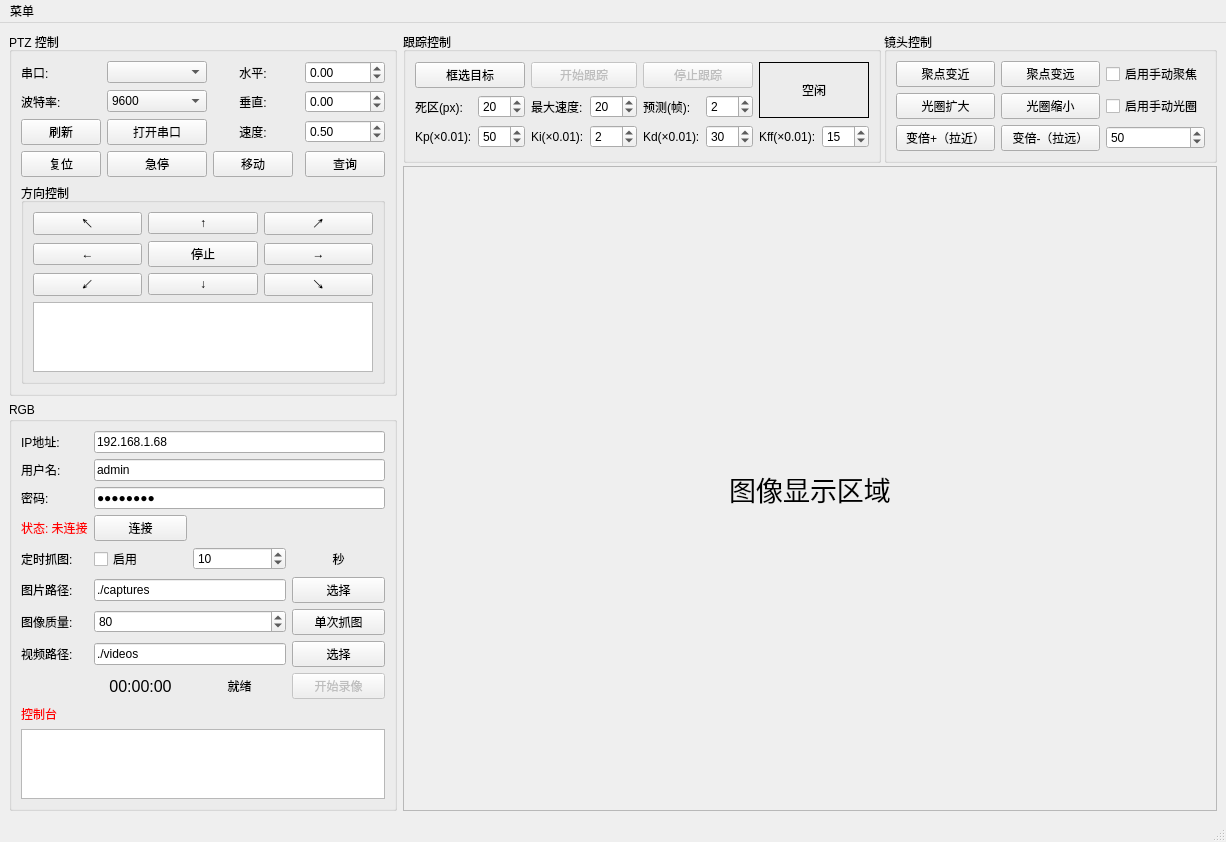
<?xml version="1.0" encoding="UTF-8"?>
<ui version="4.0">
 <class>MainWindow</class>
 <widget class="QMainWindow" name="MainWindow">
  <property name="geometry">
   <rect>
    <x>0</x>
    <y>0</y>
    <width>1226</width>
    <height>827</height>
   </rect>
  </property>
  <property name="windowTitle">
   <string>RGB PTZ 集成控制</string>
  </property>
  <widget class="QWidget" name="centralwidget">
   <layout class="QGridLayout" name="gridLayout_4">
    <item row="1" column="0">
     <widget class="QGroupBox" name="groupBox">
      <property name="sizePolicy">
       <sizepolicy hsizetype="Minimum" vsizetype="Preferred">
        <horstretch>0</horstretch>
        <verstretch>0</verstretch>
       </sizepolicy>
      </property>
      <property name="title">
       <string>RGB</string>
      </property>
      <layout class="QGridLayout" name="gridLayout_2">
       <item row="3" column="0">
        <widget class="QLabel" name="rgbLabelStatus">
         <property name="sizePolicy">
          <sizepolicy hsizetype="Fixed" vsizetype="Preferred">
           <horstretch>0</horstretch>
           <verstretch>0</verstretch>
          </sizepolicy>
         </property>
         <property name="styleSheet">
          <string notr="true">color: red;</string>
         </property>
         <property name="text">
          <string>状态: 未连接</string>
         </property>
        </widget>
       </item>
       <item row="2" column="1" colspan="3">
        <widget class="QLineEdit" name="lineEditPassword">
         <property name="sizePolicy">
          <sizepolicy hsizetype="Preferred" vsizetype="Fixed">
           <horstretch>0</horstretch>
           <verstretch>0</verstretch>
          </sizepolicy>
         </property>
         <property name="text">
          <string>nanhu315</string>
         </property>
         <property name="echoMode">
          <enum>QLineEdit::EchoMode::Password</enum>
         </property>
        </widget>
       </item>
       <item row="18" column="0" colspan="4">
        <widget class="QListWidget" name="rgbListWidgetHistory">
         <property name="sizePolicy">
          <sizepolicy hsizetype="Preferred" vsizetype="Preferred">
           <horstretch>0</horstretch>
           <verstretch>0</verstretch>
          </sizepolicy>
         </property>
         <property name="minimumSize">
          <size>
           <width>0</width>
           <height>0</height>
          </size>
         </property>
        </widget>
       </item>
       <item row="4" column="1">
        <widget class="QCheckBox" name="rgbCheckBoxTimedCapture">
         <property name="sizePolicy">
          <sizepolicy hsizetype="Minimum" vsizetype="Fixed">
           <horstretch>0</horstretch>
           <verstretch>0</verstretch>
          </sizepolicy>
         </property>
         <property name="text">
          <string>启用</string>
         </property>
        </widget>
       </item>
       <item row="6" column="0">
        <widget class="QLabel" name="label_9">
         <property name="text">
          <string>图片路径:</string>
         </property>
        </widget>
       </item>
       <item row="6" column="1" colspan="2">
        <widget class="QLineEdit" name="lineEditSavePath">
         <property name="sizePolicy">
          <sizepolicy hsizetype="Preferred" vsizetype="Fixed">
           <horstretch>0</horstretch>
           <verstretch>0</verstretch>
          </sizepolicy>
         </property>
         <property name="text">
          <string>./captures</string>
         </property>
        </widget>
       </item>
       <item row="4" column="2">
        <widget class="QSpinBox" name="spinBoxInterval">
         <property name="sizePolicy">
          <sizepolicy hsizetype="Minimum" vsizetype="Fixed">
           <horstretch>0</horstretch>
           <verstretch>0</verstretch>
          </sizepolicy>
         </property>
         <property name="minimum">
          <number>1</number>
         </property>
         <property name="maximum">
          <number>3600</number>
         </property>
         <property name="value">
          <number>10</number>
         </property>
        </widget>
       </item>
       <item row="2" column="0">
        <widget class="QLabel" name="label_8">
         <property name="sizePolicy">
          <sizepolicy hsizetype="Minimum" vsizetype="Preferred">
           <horstretch>0</horstretch>
           <verstretch>0</verstretch>
          </sizepolicy>
         </property>
         <property name="text">
          <string>密码:</string>
         </property>
        </widget>
       </item>
       <item row="4" column="3">
        <widget class="QLabel" name="label_11">
         <property name="sizePolicy">
          <sizepolicy hsizetype="Minimum" vsizetype="Preferred">
           <horstretch>0</horstretch>
           <verstretch>0</verstretch>
          </sizepolicy>
         </property>
         <property name="text">
          <string>秒</string>
         </property>
         <property name="alignment">
          <set>Qt::AlignmentFlag::AlignCenter</set>
         </property>
        </widget>
       </item>
       <item row="4" column="0">
        <widget class="QLabel" name="label_10">
         <property name="text">
          <string>定时抓图:</string>
         </property>
        </widget>
       </item>
       <item row="7" column="3">
        <widget class="QPushButton" name="rgbBtnCaptureOnce">
         <property name="text">
          <string>单次抓图</string>
         </property>
        </widget>
       </item>
       <item row="9" column="1">
        <widget class="QLabel" name="rgbLabelRecordTime">
         <property name="font">
          <font>
           <pointsize>12</pointsize>
          </font>
         </property>
         <property name="lineWidth">
          <number>2</number>
         </property>
         <property name="text">
          <string>00:00:00</string>
         </property>
         <property name="alignment">
          <set>Qt::AlignmentFlag::AlignCenter</set>
         </property>
        </widget>
       </item>
       <item row="8" column="0">
        <widget class="QLabel" name="label_13">
         <property name="text">
          <string>视频路径:</string>
         </property>
        </widget>
       </item>
       <item row="8" column="1" colspan="2">
        <widget class="QLineEdit" name="lineEditVideoSavePath">
         <property name="sizePolicy">
          <sizepolicy hsizetype="Minimum" vsizetype="Fixed">
           <horstretch>0</horstretch>
           <verstretch>0</verstretch>
          </sizepolicy>
         </property>
         <property name="text">
          <string>./videos</string>
         </property>
        </widget>
       </item>
       <item row="17" column="0">
        <widget class="QLabel" name="rgbLabelError">
         <property name="sizePolicy">
          <sizepolicy hsizetype="Fixed" vsizetype="Fixed">
           <horstretch>0</horstretch>
           <verstretch>0</verstretch>
          </sizepolicy>
         </property>
         <property name="styleSheet">
          <string notr="true">color: red;</string>
         </property>
         <property name="text">
          <string>控制台</string>
         </property>
        </widget>
       </item>
       <item row="0" column="0">
        <widget class="QLabel" name="label_6">
         <property name="sizePolicy">
          <sizepolicy hsizetype="Minimum" vsizetype="Preferred">
           <horstretch>0</horstretch>
           <verstretch>0</verstretch>
          </sizepolicy>
         </property>
         <property name="text">
          <string>IP地址:</string>
         </property>
        </widget>
       </item>
       <item row="7" column="0">
        <widget class="QLabel" name="label_12">
         <property name="text">
          <string>图像质量:</string>
         </property>
        </widget>
       </item>
       <item row="3" column="1">
        <widget class="QPushButton" name="rgbBtnConnect">
         <property name="sizePolicy">
          <sizepolicy hsizetype="Preferred" vsizetype="Fixed">
           <horstretch>0</horstretch>
           <verstretch>0</verstretch>
          </sizepolicy>
         </property>
         <property name="text">
          <string>连接</string>
         </property>
        </widget>
       </item>
       <item row="6" column="3">
        <widget class="QPushButton" name="rgbBtnSelectSavePath">
         <property name="text">
          <string>选择</string>
         </property>
        </widget>
       </item>
       <item row="8" column="3">
        <widget class="QPushButton" name="rgbBtnSelectVideoPath">
         <property name="text">
          <string>选择</string>
         </property>
        </widget>
       </item>
       <item row="1" column="0">
        <widget class="QLabel" name="label_7">
         <property name="sizePolicy">
          <sizepolicy hsizetype="Minimum" vsizetype="Preferred">
           <horstretch>0</horstretch>
           <verstretch>0</verstretch>
          </sizepolicy>
         </property>
         <property name="text">
          <string>用户名:</string>
         </property>
        </widget>
       </item>
       <item row="9" column="2">
        <widget class="QLabel" name="rgbLabelRecordStatus">
         <property name="font">
          <font>
           <pointsize>9</pointsize>
          </font>
         </property>
         <property name="text">
          <string>就绪</string>
         </property>
         <property name="alignment">
          <set>Qt::AlignmentFlag::AlignCenter</set>
         </property>
        </widget>
       </item>
       <item row="9" column="3">
        <widget class="QPushButton" name="rgbBtnRecord">
         <property name="enabled">
          <bool>false</bool>
         </property>
         <property name="text">
          <string>开始录像</string>
         </property>
         <property name="checkable">
          <bool>true</bool>
         </property>
        </widget>
       </item>
       <item row="7" column="1" colspan="2">
        <widget class="QSpinBox" name="spinBoxQuality">
         <property name="minimum">
          <number>1</number>
         </property>
         <property name="maximum">
          <number>100</number>
         </property>
         <property name="value">
          <number>80</number>
         </property>
        </widget>
       </item>
       <item row="0" column="1" colspan="3">
        <widget class="QLineEdit" name="lineEditIP">
         <property name="sizePolicy">
          <sizepolicy hsizetype="Expanding" vsizetype="Fixed">
           <horstretch>0</horstretch>
           <verstretch>0</verstretch>
          </sizepolicy>
         </property>
         <property name="text">
          <string>192.168.1.68</string>
         </property>
        </widget>
       </item>
       <item row="1" column="1" colspan="3">
        <widget class="QLineEdit" name="lineEditUsername">
         <property name="sizePolicy">
          <sizepolicy hsizetype="Preferred" vsizetype="Fixed">
           <horstretch>0</horstretch>
           <verstretch>0</verstretch>
          </sizepolicy>
         </property>
         <property name="text">
          <string>admin</string>
         </property>
        </widget>
       </item>
      </layout>
     </widget>
    </item>
    <item row="0" column="0">
     <widget class="QGroupBox" name="groupControl">
      <property name="sizePolicy">
       <sizepolicy hsizetype="Minimum" vsizetype="Preferred">
        <horstretch>0</horstretch>
        <verstretch>0</verstretch>
       </sizepolicy>
      </property>
      <property name="title">
       <string>PTZ 控制</string>
      </property>
      <layout class="QGridLayout" name="gridLayout_3">
       <item row="4" column="3">
        <widget class="QPushButton" name="btnMove">
         <property name="text">
          <string>移动</string>
         </property>
        </widget>
       </item>
       <item row="4" column="1" colspan="2">
        <widget class="QPushButton" name="btnStop">
         <property name="text">
          <string>急停</string>
         </property>
        </widget>
       </item>
       <item row="1" column="3">
        <widget class="QLabel" name="label_4">
         <property name="text">
          <string>垂直:</string>
         </property>
         <property name="alignment">
          <set>Qt::AlignmentFlag::AlignCenter</set>
         </property>
        </widget>
       </item>
       <item row="0" column="5">
        <widget class="QDoubleSpinBox" name="spinPan">
         <property name="sizePolicy">
          <sizepolicy hsizetype="Preferred" vsizetype="Fixed">
           <horstretch>0</horstretch>
           <verstretch>0</verstretch>
          </sizepolicy>
         </property>
         <property name="minimum">
          <double>-180.000000000000000</double>
         </property>
         <property name="maximum">
          <double>180.000000000000000</double>
         </property>
         <property name="value">
          <double>0.000000000000000</double>
         </property>
        </widget>
       </item>
       <item row="0" column="3">
        <widget class="QLabel" name="label_3">
         <property name="text">
          <string>水平:</string>
         </property>
         <property name="alignment">
          <set>Qt::AlignmentFlag::AlignCenter</set>
         </property>
        </widget>
       </item>
       <item row="1" column="0">
        <widget class="QLabel" name="label_2">
         <property name="text">
          <string>波特率:</string>
         </property>
        </widget>
       </item>
       <item row="1" column="1" colspan="2">
        <widget class="QComboBox" name="comboBaud">
         <property name="sizePolicy">
          <sizepolicy hsizetype="Fixed" vsizetype="Fixed">
           <horstretch>0</horstretch>
           <verstretch>0</verstretch>
          </sizepolicy>
         </property>
         <property name="minimumSize">
          <size>
           <width>100</width>
           <height>0</height>
          </size>
         </property>
         <item>
          <property name="text">
           <string>9600</string>
          </property>
         </item>
         <item>
          <property name="text">
           <string>115200</string>
          </property>
         </item>
        </widget>
       </item>
       <item row="1" column="5">
        <widget class="QDoubleSpinBox" name="spinTilt">
         <property name="sizePolicy">
          <sizepolicy hsizetype="Preferred" vsizetype="Fixed">
           <horstretch>0</horstretch>
           <verstretch>0</verstretch>
          </sizepolicy>
         </property>
         <property name="minimum">
          <double>-90.000000000000000</double>
         </property>
         <property name="maximum">
          <double>90.000000000000000</double>
         </property>
         <property name="value">
          <double>0.000000000000000</double>
         </property>
        </widget>
       </item>
       <item row="0" column="0">
        <widget class="QLabel" name="label">
         <property name="text">
          <string>串口:</string>
         </property>
        </widget>
       </item>
       <item row="7" column="0" colspan="6">
        <widget class="QGroupBox" name="groupBox_2">
         <property name="sizePolicy">
          <sizepolicy hsizetype="Preferred" vsizetype="Preferred">
           <horstretch>0</horstretch>
           <verstretch>0</verstretch>
          </sizepolicy>
         </property>
         <property name="title">
          <string>方向控制</string>
         </property>
         <layout class="QGridLayout" name="gridLayout">
          <item row="0" column="0">
           <widget class="QPushButton" name="left_up">
            <property name="text">
             <string>↖</string>
            </property>
           </widget>
          </item>
          <item row="0" column="1">
           <widget class="QPushButton" name="up">
            <property name="text">
             <string>↑</string>
            </property>
           </widget>
          </item>
          <item row="0" column="2">
           <widget class="QPushButton" name="right_up">
            <property name="text">
             <string>↗</string>
            </property>
           </widget>
          </item>
          <item row="1" column="0">
           <widget class="QPushButton" name="left">
            <property name="text">
             <string>←</string>
            </property>
           </widget>
          </item>
          <item row="1" column="1">
           <widget class="QPushButton" name="stop">
            <property name="text">
             <string>停止</string>
            </property>
           </widget>
          </item>
          <item row="1" column="2">
           <widget class="QPushButton" name="right">
            <property name="text">
             <string>→</string>
            </property>
           </widget>
          </item>
          <item row="2" column="0">
           <widget class="QPushButton" name="left_down">
            <property name="text">
             <string>↙</string>
            </property>
           </widget>
          </item>
          <item row="2" column="1">
           <widget class="QPushButton" name="down">
            <property name="text">
             <string>↓</string>
            </property>
           </widget>
          </item>
          <item row="2" column="2">
           <widget class="QPushButton" name="right_down">
            <property name="text">
             <string>↘</string>
            </property>
           </widget>
          </item>
          <item row="3" column="0" colspan="3">
           <widget class="QTextBrowser" name="textLog">
            <property name="sizePolicy">
             <sizepolicy hsizetype="Preferred" vsizetype="Preferred">
              <horstretch>0</horstretch>
              <verstretch>0</verstretch>
             </sizepolicy>
            </property>
            <property name="minimumSize">
             <size>
              <width>0</width>
              <height>0</height>
             </size>
            </property>
           </widget>
          </item>
         </layout>
        </widget>
       </item>
       <item row="0" column="1" colspan="2">
        <widget class="QComboBox" name="comboPort">
         <property name="sizePolicy">
          <sizepolicy hsizetype="Fixed" vsizetype="Fixed">
           <horstretch>0</horstretch>
           <verstretch>0</verstretch>
          </sizepolicy>
         </property>
         <property name="minimumSize">
          <size>
           <width>100</width>
           <height>0</height>
          </size>
         </property>
        </widget>
       </item>
       <item row="4" column="0">
        <widget class="QPushButton" name="btnReset">
         <property name="text">
          <string>复位</string>
         </property>
        </widget>
       </item>
       <item row="4" column="5">
        <widget class="QPushButton" name="btnQuery">
         <property name="text">
          <string>查询</string>
         </property>
        </widget>
       </item>
       <item row="2" column="3">
        <widget class="QLabel" name="label_5">
         <property name="text">
          <string>速度:</string>
         </property>
         <property name="alignment">
          <set>Qt::AlignmentFlag::AlignCenter</set>
         </property>
        </widget>
       </item>
       <item row="2" column="0">
        <widget class="QPushButton" name="btnRefresh">
         <property name="text">
          <string>刷新</string>
         </property>
        </widget>
       </item>
       <item row="2" column="1" colspan="2">
        <widget class="QPushButton" name="btnConnect">
         <property name="text">
          <string>打开串口</string>
         </property>
        </widget>
       </item>
       <item row="2" column="5">
        <widget class="QDoubleSpinBox" name="spinSpeed">
         <property name="sizePolicy">
          <sizepolicy hsizetype="Preferred" vsizetype="Fixed">
           <horstretch>0</horstretch>
           <verstretch>0</verstretch>
          </sizepolicy>
         </property>
         <property name="minimum">
          <double>0.000000000000000</double>
         </property>
         <property name="maximum">
          <double>1.000000000000000</double>
         </property>
         <property name="value">
          <double>0.500000000000000</double>
         </property>
        </widget>
       </item>
      </layout>
     </widget>
    </item>
    <item row="0" column="1" rowspan="2">
     <layout class="QGridLayout" name="gridLayout_8" columnstretch="0,0">
      <property name="spacing">
       <number>3</number>
      </property>
      <item row="0" column="1">
       <widget class="QGroupBox" name="groupBox_3">
        <property name="sizePolicy">
         <sizepolicy hsizetype="Expanding" vsizetype="Minimum">
          <horstretch>0</horstretch>
          <verstretch>0</verstretch>
         </sizepolicy>
        </property>
        <property name="title">
         <string>镜头控制</string>
        </property>
        <layout class="QGridLayout" name="gridLayout_6">
         <item row="0" column="1">
          <widget class="QPushButton" name="btnFocusNear">
           <property name="text">
            <string>聚点变近</string>
           </property>
          </widget>
         </item>
         <item row="0" column="4">
          <widget class="QCheckBox" name="checkBoxManualFocus">
           <property name="text">
            <string>启用手动聚焦</string>
           </property>
          </widget>
         </item>
         <item row="0" column="2">
          <widget class="QPushButton" name="btnFocusFar">
           <property name="text">
            <string>聚点变远</string>
           </property>
          </widget>
         </item>
         <item row="2" column="2">
          <widget class="QPushButton" name="btnZoomOut">
           <property name="text">
            <string>变倍-（拉远）</string>
           </property>
          </widget>
         </item>
         <item row="2" column="1">
          <widget class="QPushButton" name="btnZoomIn">
           <property name="text">
            <string>变倍+（拉近）</string>
           </property>
          </widget>
         </item>
         <item row="1" column="2">
          <widget class="QPushButton" name="btnIrisClose">
           <property name="text">
            <string>光圈缩小</string>
           </property>
          </widget>
         </item>
         <item row="1" column="1">
          <widget class="QPushButton" name="btnIrisOpen">
           <property name="text">
            <string>光圈扩大</string>
           </property>
          </widget>
         </item>
         <item row="1" column="4">
          <widget class="QCheckBox" name="checkBoxManualIris">
           <property name="text">
            <string>启用手动光圈</string>
           </property>
          </widget>
         </item>
         <item row="2" column="4">
          <widget class="QSpinBox" name="spinLensSpeed">
           <property name="minimum">
            <number>1</number>
           </property>
           <property name="maximum">
            <number>100</number>
           </property>
           <property name="value">
            <number>50</number>
           </property>
          </widget>
         </item>
        </layout>
       </widget>
      </item>
      <item row="0" column="0">
       <widget class="QGroupBox" name="groupTrack">
        <property name="sizePolicy">
         <sizepolicy hsizetype="Expanding" vsizetype="Preferred">
          <horstretch>0</horstretch>
          <verstretch>0</verstretch>
         </sizepolicy>
        </property>
        <property name="title">
         <string>跟踪控制</string>
        </property>
        <layout class="QGridLayout" name="gridLayout_7">
         <item row="1" column="3">
          <widget class="QSpinBox" name="spinTrackMaxSpeed">
           <property name="minimum">
            <number>1</number>
           </property>
           <property name="maximum">
            <number>63</number>
           </property>
           <property name="singleStep">
            <number>1</number>
           </property>
           <property name="value">
            <number>20</number>
           </property>
          </widget>
         </item>
         <item row="0" column="0" colspan="2">
          <widget class="QPushButton" name="btnTrackSelect">
           <property name="text">
            <string>框选目标</string>
           </property>
          </widget>
         </item>
         <item row="0" column="6" rowspan="2" colspan="2">
          <widget class="QLabel" name="labelTrackStatus">
           <property name="frameShape">
            <enum>QFrame::Shape::Box</enum>
           </property>
           <property name="text">
            <string>空闲</string>
           </property>
           <property name="alignment">
            <set>Qt::AlignmentFlag::AlignCenter</set>
           </property>
          </widget>
         </item>
         <item row="3" column="7">
          <widget class="QSpinBox" name="spinTrackKff">
           <property name="maximum">
            <number>100</number>
           </property>
           <property name="value">
            <number>15</number>
           </property>
          </widget>
         </item>
         <item row="1" column="0">
          <widget class="QLabel" name="labelDeadZone">
           <property name="text">
            <string>死区(px):</string>
           </property>
          </widget>
         </item>
         <item row="1" column="2">
          <widget class="QLabel" name="labelMaxSpeed">
           <property name="text">
            <string>最大速度:</string>
           </property>
          </widget>
         </item>
         <item row="0" column="4" colspan="2">
          <widget class="QPushButton" name="btnTrackStop">
           <property name="enabled">
            <bool>false</bool>
           </property>
           <property name="text">
            <string>停止跟踪</string>
           </property>
          </widget>
         </item>
         <item row="1" column="1">
          <widget class="QSpinBox" name="spinTrackDeadZone">
           <property name="minimum">
            <number>5</number>
           </property>
           <property name="maximum">
            <number>200</number>
           </property>
           <property name="value">
            <number>20</number>
           </property>
          </widget>
         </item>
         <item row="3" column="5">
          <widget class="QSpinBox" name="spinTrackKd">
           <property name="maximum">
            <number>200</number>
           </property>
           <property name="value">
            <number>30</number>
           </property>
          </widget>
         </item>
         <item row="3" column="3">
          <widget class="QSpinBox" name="spinTrackKi">
           <property name="maximum">
            <number>100</number>
           </property>
           <property name="value">
            <number>2</number>
           </property>
          </widget>
         </item>
         <item row="3" column="2">
          <widget class="QLabel" name="label_16">
           <property name="text">
            <string>Ki(×0.01):</string>
           </property>
          </widget>
         </item>
         <item row="0" column="2" colspan="2">
          <widget class="QPushButton" name="btnTrackStart">
           <property name="enabled">
            <bool>false</bool>
           </property>
           <property name="text">
            <string>开始跟踪</string>
           </property>
          </widget>
         </item>
         <item row="3" column="4">
          <widget class="QLabel" name="label_17">
           <property name="text">
            <string>Kd(×0.01):</string>
           </property>
          </widget>
         </item>
         <item row="3" column="6">
          <widget class="QLabel" name="label_18">
           <property name="text">
            <string>Kff(×0.01):</string>
           </property>
          </widget>
         </item>
         <item row="3" column="0">
          <widget class="QLabel" name="labelKp">
           <property name="text">
            <string>Kp(×0.01):</string>
           </property>
          </widget>
         </item>
         <item row="3" column="1">
          <widget class="QSpinBox" name="spinTrackKp">
           <property name="minimum">
            <number>1</number>
           </property>
           <property name="maximum">
            <number>200</number>
           </property>
           <property name="value">
            <number>50</number>
           </property>
          </widget>
         </item>
         <item row="1" column="4">
          <widget class="QLabel" name="label_15">
           <property name="text">
            <string>预测(帧):</string>
           </property>
          </widget>
         </item>
         <item row="1" column="5">
          <widget class="QSpinBox" name="spinTrackPredict">
           <property name="maximum">
            <number>10</number>
           </property>
           <property name="value">
            <number>2</number>
           </property>
          </widget>
         </item>
        </layout>
       </widget>
      </item>
      <item row="2" column="0" colspan="2">
       <widget class="QFrame" name="frame">
        <property name="sizePolicy">
         <sizepolicy hsizetype="Expanding" vsizetype="Expanding">
          <horstretch>0</horstretch>
          <verstretch>0</verstretch>
         </sizepolicy>
        </property>
        <property name="frameShape">
         <enum>QFrame::Shape::StyledPanel</enum>
        </property>
        <property name="frameShadow">
         <enum>QFrame::Shadow::Raised</enum>
        </property>
        <layout class="QGridLayout" name="gridLayout_5">
         <item row="0" column="0" rowspan="3" colspan="2">
          <widget class="QLabel" name="rgbLabelImage">
           <property name="sizePolicy">
            <sizepolicy hsizetype="Expanding" vsizetype="Expanding">
             <horstretch>0</horstretch>
             <verstretch>0</verstretch>
            </sizepolicy>
           </property>
           <property name="minimumSize">
            <size>
             <width>0</width>
             <height>80</height>
            </size>
           </property>
           <property name="font">
            <font>
             <pointsize>20</pointsize>
            </font>
           </property>
           <property name="lineWidth">
            <number>2</number>
           </property>
           <property name="text">
            <string>图像显示区域</string>
           </property>
           <property name="alignment">
            <set>Qt::AlignmentFlag::AlignCenter</set>
           </property>
          </widget>
         </item>
        </layout>
       </widget>
      </item>
     </layout>
    </item>
   </layout>
  </widget>
  <widget class="QStatusBar" name="statusbar"/>
  <widget class="QMenuBar" name="menubar">
   <property name="geometry">
    <rect>
     <x>0</x>
     <y>0</y>
     <width>1226</width>
     <height>18</height>
    </rect>
   </property>
   <widget class="QMenu" name="menuFile">
    <property name="title">
     <string>菜单</string>
    </property>
    <addaction name="actionExit"/>
   </widget>
   <addaction name="menuFile"/>
  </widget>
  <action name="actionExit">
   <property name="text">
    <string>退出</string>
   </property>
  </action>
 </widget>
 <resources/>
 <connections>
  <connection>
   <sender>actionExit</sender>
   <signal>triggered()</signal>
   <receiver>MainWindow</receiver>
   <slot>close()</slot>
   <hints>
    <hint type="sourcelabel">
     <x>-1</x>
     <y>-1</y>
    </hint>
    <hint type="destinationlabel">
     <x>987</x>
     <y>20</y>
    </hint>
   </hints>
  </connection>
 </connections>
</ui>
